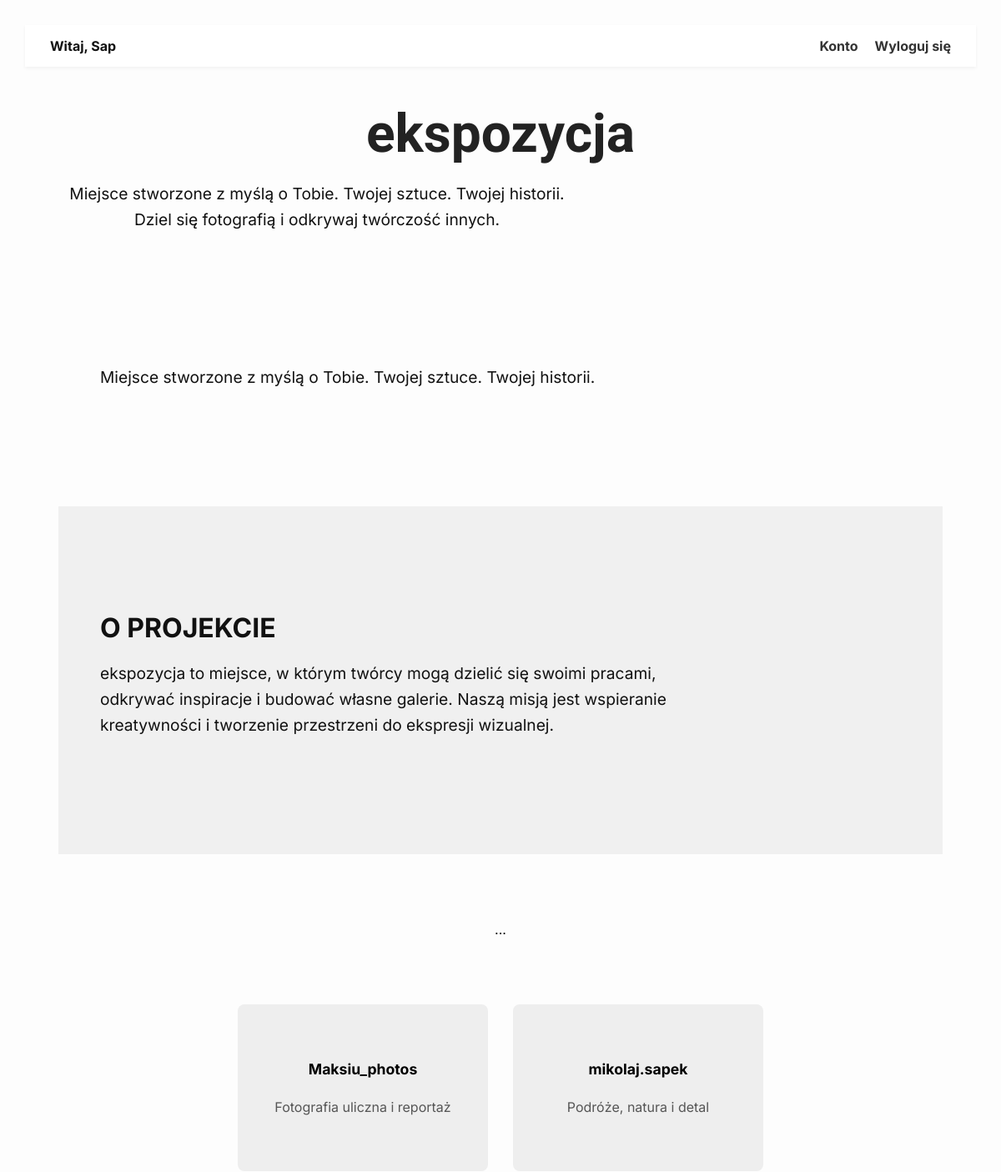
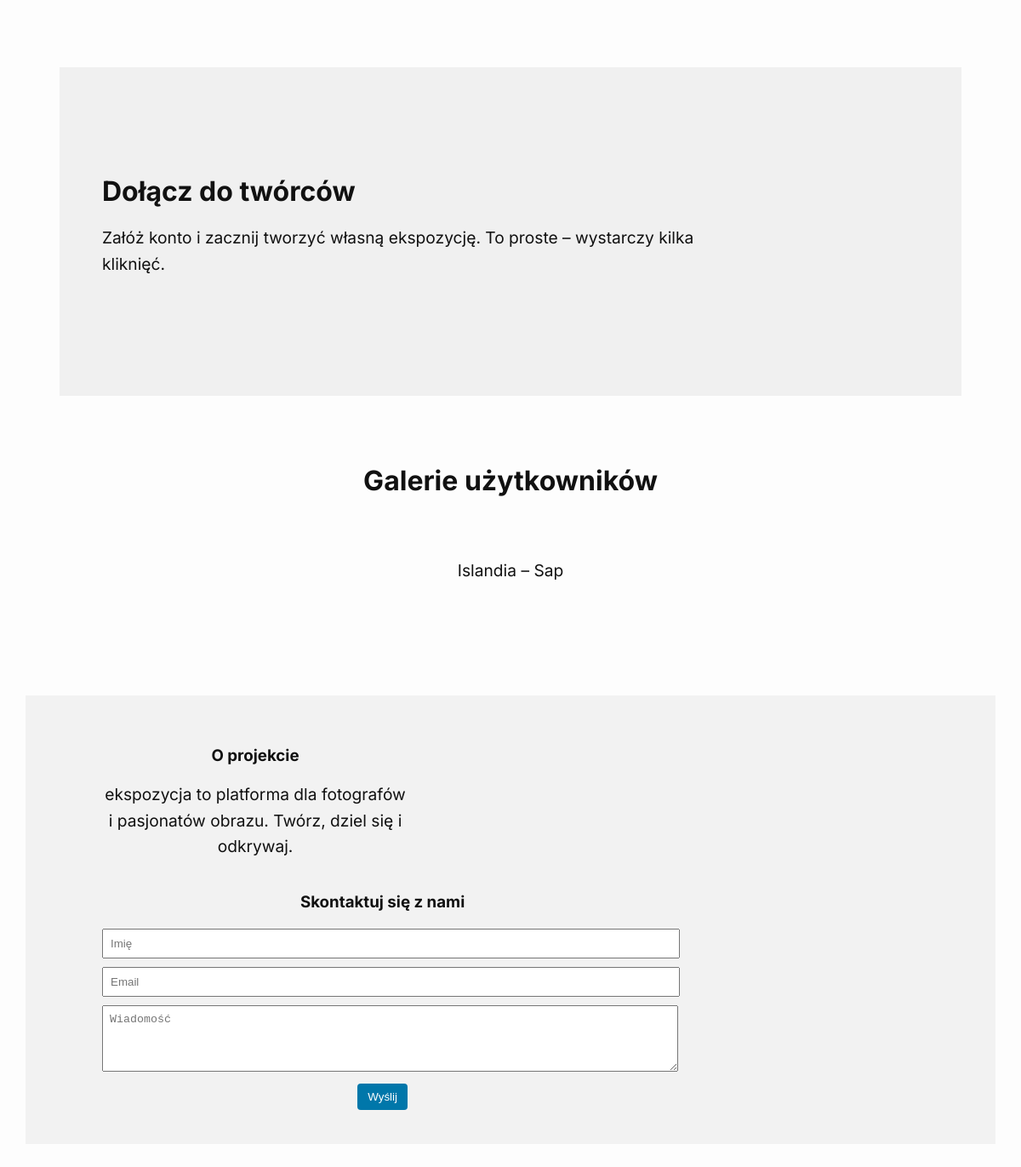
Screenshot of / (signed in) with the database file from the repository (2 pictures, top to bottom).
### models.py (models this page shows)
class User(db.Model, UserMixin):
    id = db.Column(db.Integer, primary_key=True)
    username = db.Column(db.String(150), unique=True, nullable=False)
    password_hash = db.Column(db.String(150), nullable=False)
    is_admin = db.Column(db.Boolean, default=False)
    galleries = db.relationship('Gallery', backref='user', lazy=True)
    comments = db.relationship('Comment', backref='user', lazy=True)
    likes = db.relationship('Like', backref='user', lazy=True)

class Gallery(db.Model):
    id = db.Column(db.Integer, primary_key=True)
    title = db.Column(db.String(100), nullable=False)
    user_id = db.Column(db.Integer, db.ForeignKey('user.id'), nullable=False)
    photos = db.relationship('Photo', backref='gallery', cascade="all, delete-orphan")

### app.py (the view)
@app.route('/')
def home():
    galleries = Gallery.query.all()
    return render_template('home.html', username=session.get('username'), galleries=galleries)

### templates/home.html (shortened to what this page needs)
<!DOCTYPE html>
<html lang="pl">
<head>
    <link rel="stylesheet" href="{{ url_for('static', filename='style.css') }}">
</head>
<body>
    <div class="top-bar">
        {% if username %}
            <span style="margin-right: auto; font-weight: bold;">Witaj, {{ username }}</span>
            <a href="{{ url_for('user_panel') }}">Konto</a>
            <a href="{{ url_for('logout') }}">Wyloguj się</a>
        {% else %}
            <a href="{{ url_for('login') }}">Zaloguj się</a>
            <a href="{{ url_for('register') }}">Zarejestruj się</a>
        {% endif %}
    </div>
    <div class="main-content">
        <h1>ekspozycja</h1>
        <p>
            Miejsce stworzone z myślą o Tobie. Twojej sztuce. Twojej historii.<br>
            Dziel się fotografią i odkrywaj twórczość innych.
        </p>
    </div>
<div class="section" style="padding-top: 120px;">
    <p>Miejsce stworzone z myślą o Tobie. Twojej sztuce. Twojej historii.</p>
</div>
<div class="section" style="background-color: #f0f0f0;">
    <h2>O PROJEKCIE</h2>
    <p>
        ekspozycja to miejsce, w którym twórcy mogą dzielić się swoimi pracami, odkrywać inspiracje i budować własne galerie.
        Naszą misją jest wspieranie kreatywności i tworzenie przestrzeni do ekspresji wizualnej.
    </p>
</div>
<div class="gallery-preview">
    ...
</div>
<div class="gallery-preview">
    <a href="{{ url_for('gallery_maksiu') }}" class="gallery-box">
        <strong>Maksiu_photos</strong><br>
        Fotografia uliczna i reportaż
    </a>
    <a href="{{ url_for('gallery_mikolaj') }}" class="gallery-box">
        <strong>mikolaj.sapek</strong><br>
        Podróże, natura i detal
    </a>
</div>
<div class="section" style="background-color: #f0f0f0;">
    <h2>Dołącz do twórców</h2>
    <p>
        Załóż konto i zacznij tworzyć własną ekspozycję. To proste – wystarczy kilka kliknięć.
    </p>
</div>
<div style="max-width: 600px; margin: 80px auto; text-align: center;">
    <h2>Galerie użytkowników</h2>
    {% if galleries %}
        <table style="margin: 40px auto; border-collapse: collapse;">
            <tbody>
                {% for gallery in galleries %}
                    <tr>
                        <td style="padding: 12px 20px; font-size: 1.2rem;">
                            <p>
                                {{ gallery.title }}
                                {% if gallery.user %}
                                  – {{ gallery.user.username }}
                                {% else %}
                                  – (brak autora)
                                {% endif %}
                              </p>
                        </td>
                    </tr>
                {% endfor %}
            </tbody>
        </table>
    {% else %}
        <p style="color: #777;">Brak dostępnych galerii.</p>
    {% endif %}
</div>
<div style="background-color: #f2f2f2; padding: 40px; margin-top: 100px;">
    <div style="max-width: 960px; margin: 0 auto; display: flex; justify-content: space-between; flex-wrap: wrap;">
        <div>
            <h3>O projekcie</h3>
            <p style="max-width: 360px;">
                ekspozycja to platforma dla fotografów i pasjonatów obrazu. Twórz, dziel się i odkrywaj.
            </p>
        </div>
        <div style="min-width: 280px;">
            <h3>Skontaktuj się z nami</h3>
            <form action="#" method="POST">
                <input type="text" name="name" placeholder="Imię" required style="width: 100%; margin-bottom: 10px; padding: 8px;">
                <input type="email" name="email" placeholder="Email" required style="width: 100%; margin-bottom: 10px; padding: 8px;">
                <textarea name="message" rows="4" placeholder="Wiadomość" required style="width: 100%; padding: 8px;"></textarea>
                <button type="submit" style="margin-top: 10px; background: #0077aa; color: white; border: none; padding: 8px 12px; border-radius: 4px; cursor: pointer;">
                    Wyślij
                </button>
            </form>
        </div>
    </div>
</div>
</body>
</html>

### static/uploads/style.css (style rules this page uses)
body { font-family: Arial, sans-serif; padding: 30px; background-color: #f9f9f9; text-align: center; }
h1 { color: #222; }
form { margin-top: 20px; }

### templates/home.html (style rules this page uses)
body { margin: 0; font-family: 'Inter', sans-serif; background-color: #fdfdfd; color: #111; scroll-behavior: smooth; }
.section { padding: 100px 50px; text-align: left; max-width: 960px; margin: 0 auto; }
.top-bar { display: flex; justify-content: flex-end; padding: 15px 30px; background-color: white; box-shadow: 0 2px 4px rgba(0,0,0,0.05); position: sticky; top: 0; z-index: 100; }
.top-bar a { margin-left: 20px; text-decoration: none; color: #333; font-weight: bold; }
h1 { font-family: 'Unica One', sans-serif; font-size: 4rem; margin-bottom: 10px; }
h2 { font-size: 2rem; margin-bottom: 20px; }
p { font-size: 1.2rem; line-height: 1.6; max-width: 700px; }
.gallery-preview { display: flex; justify-content: center; align-items: center; gap: 30px; flex-wrap: wrap; margin-top: 80px; margin-bottom: 80px; }
.gallery-box { width: 280px; height: 180px; background-color: #eee; display: flex; flex-direction: column; align-items: center; justify-content: center; font-size: 1rem; color: #555; border-radius: 8px; text-align: center; padding: 10px; }
.gallery-box strong { font-size: 1.1rem; color: #000; margin-bottom: 5px; }
.gallery-box { transition: all 0.2s ease; text-decoration: none; }
.section { padding: 100px 50px 120px 50px; }

### rows the page displays
User: username "Sap"
Gallery: title "Islandia", user.username "Sap"
